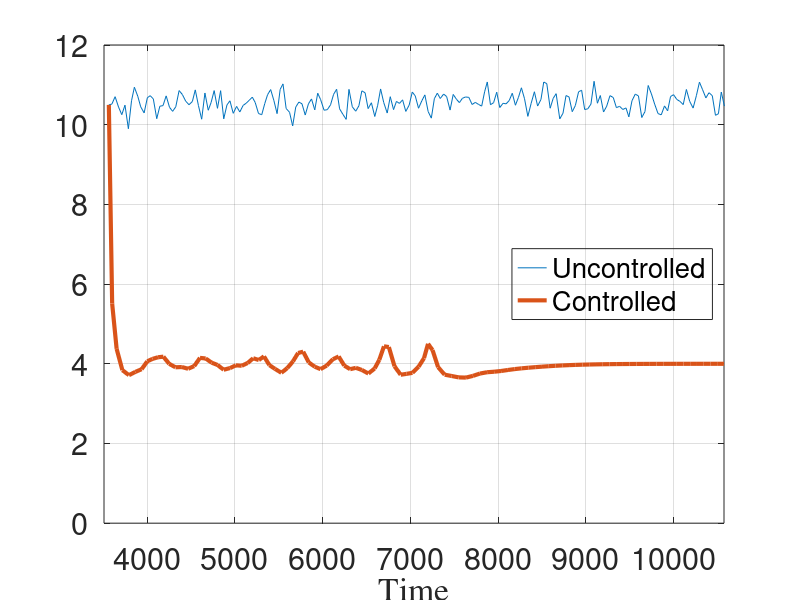

The MATLAB source for this figure: (Note: this script raises an error after producing the figure.)
clear vairbles;
%%%%%%%%%%%%%%%%%%%%%%%%%%%%%%%%%%%%%%%%%%%%%%%%%%% Drag for Uncontrolled 2500
D_UC=[3565.103853	10.49721374
3599.609977	10.51730903
3636.594124	10.7027907
3675.531186	10.44315821
3712.544088	10.2517185
3749.009481	10.4903678
3787.636783	9.898622017
3823.476268	10.6016398
3856.052011	10.94021091
3894.236154	10.71633418
3928.329793	10.44773398
3967.009939	10.2956049
4003.830486	10.67773898
4036.870325	10.72760226
4071.824268	10.64661721
4110.744397	10.1510087
4146.206158	10.46399694
4182.036597	10.47872455
4218.091993	10.72328038
4256.126977	10.43705516
4291.554282	10.3353351
4327.451582	10.44885458
4365.479576	10.85658079
4402.523645	10.75768403
4440.853166	10.58950948
4477.970436	10.50138986
4516.42365	10.58193385
4549.648169	10.8736138
4585.718691	10.47946049
4622.507328	10.1378761
4659.506888	10.79553578
4697.356307	10.36242639
4730.230537	10.5594004
4764.78073	10.85584775
4802.446212	10.4112627
4838.350586	10.85404101
4873.868109	10.14749047
4910.382549	10.4954321
4944.431481	10.5997079
4981.92688	10.28548599
5020.176281	10.45903493
5057.018313	10.31982671
5094.586855	10.48403442
5128.428638	10.53759899
5162.992358	10.61062849
5199.220609	10.69121153
5232.160142	10.55768991
5269.906929	10.28036706
5306.803834	10.25087555
5340.966983	10.52951126
5373.054139	10.75222124
5408.417699	10.88174026
5445.483723	10.60291394
5481.357958	10.2778142
5516.592593	10.88649246
5548.66263	11.02381214
5584.499072	10.40750879
5623.457009	10.31096261
5658.809685	9.969403661
5694.007417	10.44255988
5729.625094	10.56782197
5764.930531	10.52488327
5802.07613	10.2426333
5838.538721	10.52338786
5873.474513	10.64650024
5910.644863	10.37148116
5944.20888	10.79036361
5977.521992	10.62849594
6016.693146	10.3633526
6053.5502	10.37708429
6090.298737	10.4985179
6125.251076	10.76218934
6159.434249	10.8887161
6193.564869	10.39834108
6230.741819	10.26115974
6268.456093	10.13402574
6300.234788	10.88658386
6338.29779	10.44926993
6377.451174	10.33879203
6413.13706	10.47428484
6447.126295	10.8497554
6484.094349	10.80079858
6518.248078	10.40400101
6555.616868	10.55051059
6594.224189	10.20614343
6627.218264	10.48777205
6660.497564	10.89706772
6696.30491	10.55581667
6735.790522	10.29234043
6770.633306	10.70265117
6807.946184	10.37844705
6840.912738	10.58346902
6875.564499	10.53455491
6911.013884	10.62343374
6947.482885	10.3337402
6985.748534	10.49144568
7021.164005	10.81852327
7054.958723	10.72452003
7092.622304	10.41308541
7130.587315	10.60235936
7164.696855	10.74773136
7202.16041	10.32989519
7238.36254	10.16458308
7272.76479	10.65316013
7306.617988	10.79096222
7340.277517	10.65742589
7378.852651	10.76912988
7412.932928	10.70484968
7451.864865	10.36672904
7487.61963	10.75956309
7524.448618	10.6386894
7558.090149	10.55423479
7592.453737	10.66234998
7627.628725	10.69568234
7665.695737	10.68591682
7702.754093	10.50699564
7739.388052	10.55973376
7777.950856	10.50683933
7811.919762	10.46637442
7845.214763	10.82572754
7875.532229	11.07248589
7911.950934	10.50098203
7947.730995	10.55311644
7983.097865	10.8160066
8017.705304	10.43072528
8055.454936	10.53694332
8089.759866	10.52364767
8124.886909	10.60479855
8160.458845	10.78932148
8196.185364	10.48866587
8230.831276	10.68727272
8264.36195	10.9259577
8299.891214	10.65164891
8337.730098	10.20923491
8375.451548	10.53678531
8412.355521	10.82666091
8449.062489	10.46777538
8487.256718	10.63492718
8518.751701	11.07108142
8553.416937	11.03040401
8592.011776	10.41377597
8626.63776	10.66243992
8659.948184	10.77820903
8701.226701	10.14608579
8738.069929	10.28738411
8772.513339	10.73144043
8806.869235	10.69631842
8843.594038	10.32650239
8878.717149	10.48028394
8915.639569	10.82570427
8950.208286	10.86470026
8984.966123	10.38048509
9020.364392	10.39869376
9056.348427	10.51655523
9092.037542	11.08931224
9130.076667	10.53912629
9163.198958	10.73259493
9199.966362	10.31837092
9235.596328	10.46391914
9273.146059	10.72903271
9310.448606	10.68285783
9346.44408	10.42828178
9382.635744	10.46133596
9419.693887	10.38164853
9455.446516	10.42150105
9488.144541	10.19653031
9524.083633	10.60247989
9561.382133	10.76814911
9597.529095	10.7220304
9635.318239	10.18029493
9671.707576	10.32839433
9708.404654	10.98389834
9745.514168	10.77092822
9781.748682	10.51862492
9820.351152	10.27940081
9857.175967	10.24729451
9894.429594	10.47159381
9929.810109	10.34836831
9963.219567	10.70736556
9997.640877	10.75283329
10034.75838	10.63282736
10070.75582	10.58510205
10107.57691	10.50460068
10143.56187	10.88398963
10181.50731	10.58417537
10220.07274	10.41690468
10257.22787	10.72805134
10292.33021	11.06773997
10327.83936	10.87938293
10365.65083	10.67220376
10401.1763	10.80290491
10438.58722	10.72822602
10474.7278	10.23605141
10508.34797	10.27406559
10541.27995	10.81921139
10576.52232	10.46691901];
%%%%%%%%%%%%%%%%%%%%%%%%%%%%%%%%%%%%%%%%%%%%%%%%%%% Drag for Controlled 2500
D_C=[3565.103853	10.49721374
3602.8458	5.511473558
3653.778304	4.375189861
3719.295107	3.83917183
3794.387823	3.714515055
3866.43406	3.795859294
3938.648752	3.863343411
4003.541482	4.062516841
4062.66541	4.122661381
4126.213875	4.163971912
4186.681195	4.178114402
4252.237807	3.998689183
4323.802111	3.912056798
4396.968878	3.918055783
4468.330004	3.874811401
4537.108528	3.94179441
4603.277786	4.147833481
4667.501561	4.132925049
4736.172001	4.027910818
4802.902791	3.969963884
4872.992847	3.850324377
4944.468121	3.891546455
5012.866326	3.961359842
5078.883342	3.950189547
5145.808822	4.019319308
5209.801155	4.138260703
5273.221331	4.094257064
5332.00658	4.185232834
5394.216348	3.965186117
5457.469076	3.871942978
5530.307668	3.774485784
5598.413017	3.892596054
5662.903877	4.062457788
5720.748258	4.270641485
5778.875638	4.303117883
5842.901796	4.031498406
5910.273686	3.926739358
5976.572525	3.865723055
6047.05907	3.955227767
6117.403283	4.113280546
6182.692973	4.183686671
6246.858095	3.953827436
6313.645617	3.864419015
6378.919931	3.897775924
6446.992338	3.84481935
6521.69764	3.754601816
6593.379079	3.883698417
6646.298992	4.102180344
6698.870826	4.438448661
6754.496108	4.419629349
6819.033876	3.936028246
6889.299664	3.72481595
6957.594932	3.747667971
7023.472573	3.772471788
7093.168206	3.925677689
7154.750047	4.139943979
7200.901011	4.500790511
7252.444854	4.342436896
7315.607766	3.912576305
7390.550666	3.726432442
7470.079607	3.69286176
7550.843021	3.658338804
7632.446296	3.653089627
7712.194592	3.69594995
7792.751318	3.754925282
7873.85578	3.787822313
7953.916433	3.800450745
8032.804291	3.818978672
8110.900294	3.844002063
8188.95713	3.866969439
8266.695375	3.885613463
8344.1351	3.90109257
8421.470873	3.914963811
8498.793255	3.927739791
8576.021446	3.939366117
8653.122976	3.949651258
8730.107231	3.958521307
8807.003395	3.966025521
8883.831274	3.972288077
8960.602752	3.977463733
9037.329223	3.981711576
9114.021435	3.985181088
9190.688813	3.988005443
9267.339846	3.990299112
9343.981852	3.992158683
9420.620233	3.993664523
9497.258735	3.994882816
9573.900778	3.995867803
9650.548857	3.996663767
9727.204063	3.997306743
9803.867484	3.997825967
9880.539957	3.998245158
9957.221365	3.998583529
10033.91185	3.998856614
10110.61134	3.999076984
10187.3193	3.999254795
10264.03497	3.999398257
10340.75775	3.999513993
10417.48719	3.999607355
10494.22307	3.999682665
10570.96499	3.999743411];
%%%%%%%%%%%%%%%%%%%%%%%%%%%%%%%%%% Graphs for Controlled and Uncontrolled 
plot(D_UC(:,1),D_UC(:,2),D_C(:,1),D_C(:,2),'LineWidth',3);
xlim([3510 10572])
ylim([0 12])
grid;
xlabel('Time','FontName','Times');
%title('Drag Force (RE:2500)','FontName','Times');
legend({'Uncontrolled','Controlled'},"Location","east");
set(gcf, 'color', 'none');
set(legend,'color','none');
set(gca, 'color', 'none','FontSize',22); 
export_fig('Drag_2500.png', '-png', '-eps', '-transparent','-m5');